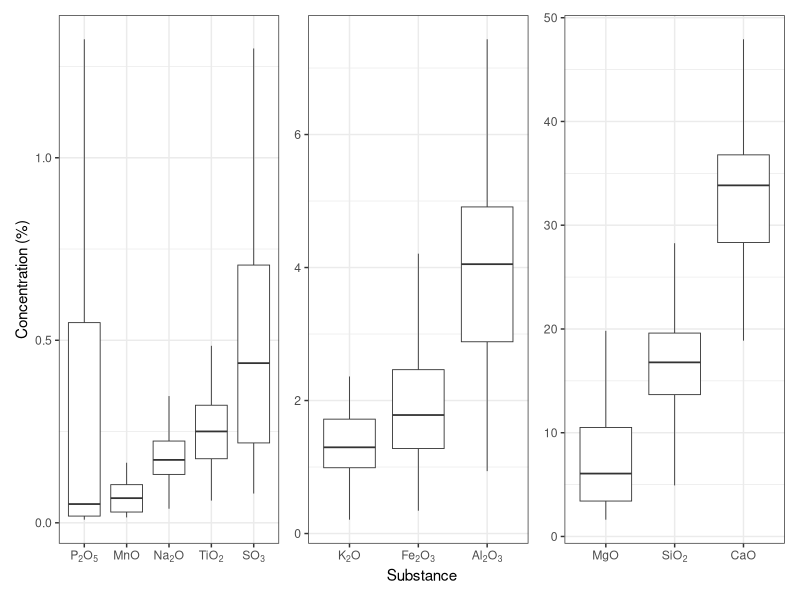
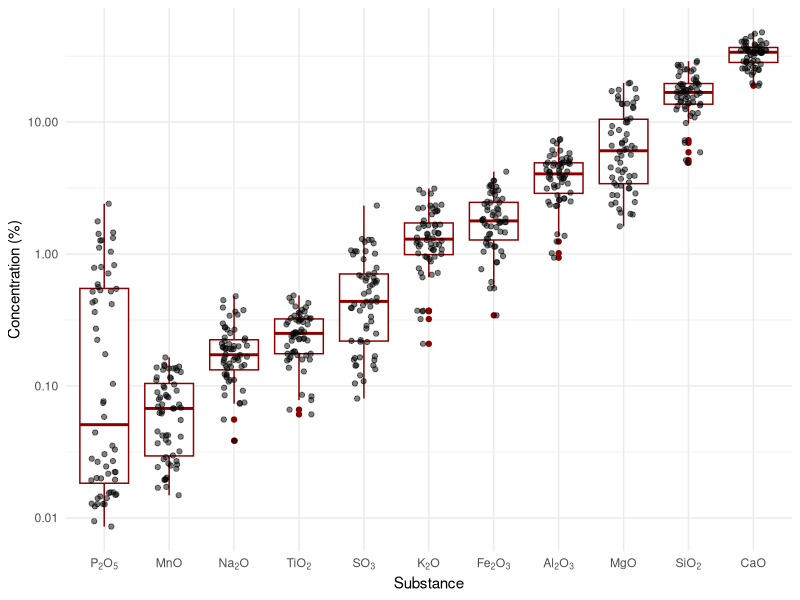
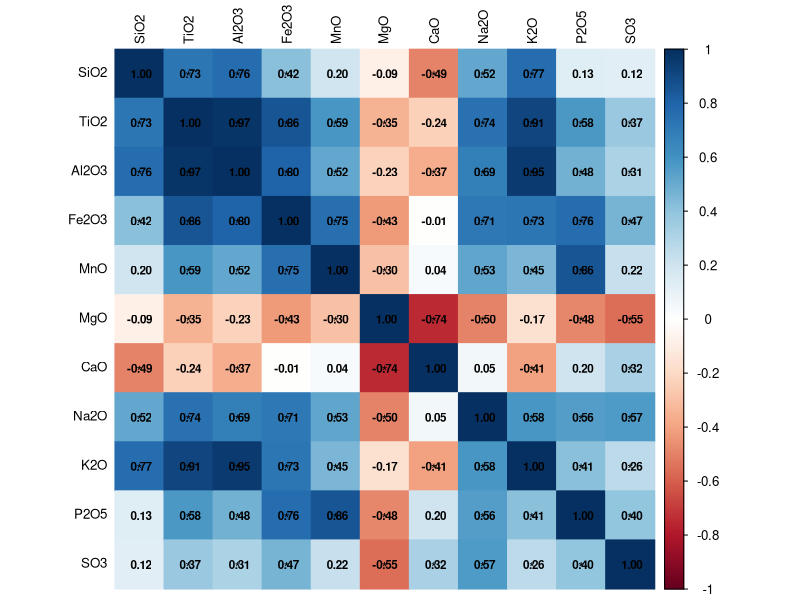
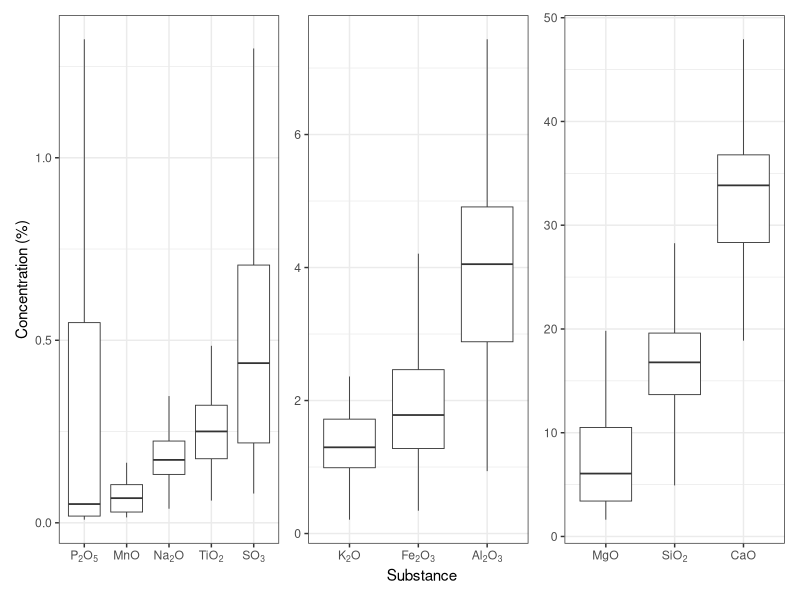

Source code (R) for these figures, in order: (Note: this script raises an error after producing the figures.)
## ---- chunk 1
knitr::opts_chunk$set(echo = TRUE,warning = FALSE, message = FALSE)

# Load required libraries
library(tidyverse)
library(ggplot2)
library(readxl)
library(patchwork)
library(corrplot)
library(Hmisc)
## ---- chunk 2
# Load data from input folder

dt_fines <- read_excel("input/Fines_Sample_data.xlsx",
    sheet = "XRF", skip = 1)

## ---- chunk 3
# Summary statistics
summary(dt_fines)



names(dt_fines) <- c("Mineralresource", "Deposit", "Samplenumber", "LOI950°C", "SiO2", "TiO2", "Al2O3",
"Fe2O3", "MnO", "MgO", "CaO", "Na2O", "K2O", "P2O5",
"SO3")


## ---- chunk 4

# format data for plotting
# pivot longer, excluding non-numeric columns

#exclude LOI950°C 
dt_fines_long <- dt_fines %>%  select(-c("LOI950°C"))

dt_fines_long <- dt_fines_long %>%
  pivot_longer(cols = c("SiO2", "TiO2", "Al2O3",
"Fe2O3", "MnO", "MgO", "CaO", "Na2O", "K2O", "P2O5",
"SO3"),
               names_to = "Substance",
               values_to = "Concentration")

# create boxplot, sort x-axis by median concentration
#plot  MgO, SiO2, CaO separately due to scale issues
#start with these

subs_high <- c("MgO",  "SiO2",  "CaO")
subs_medium <- c("Al2O3", "Fe2O3", "K2O")
subs_low <- c("TiO2", "MnO", "P2O5", "Na2O", "SO3")

#refactor the three plots below into a function


## ---- chunk 5

# Create a named vector for chemical formula labels with subscripts
chem_labels <- c(
  "SiO2" = expression(SiO[2]),
  "TiO2" = expression(TiO[2]),
  "Al2O3" = expression(Al[2]*O[3]),
  "Fe2O3" = expression(Fe[2]*O[3]),
  "MnO" = expression(MnO),
  "MgO" = expression(MgO),
  "CaO" = expression(CaO),
  "Na2O" = expression(Na[2]*O),
  "K2O" = expression(K[2]*O),
  "P2O5" = expression(P[2]*O[5]),
  "SO3" = expression(SO[3])
)

boxplot_fines <- function(substances){
  ggplot(dt_fines_long %>% filter(Substance %in% substances),
         aes(x = reorder(Substance, Concentration, FUN = median), y = Concentration)) +
    geom_boxplot(outliers = F,
                 size=0.3) +
    labs(x = "Substance",
         y = "Concentration (%)") +
    scale_x_discrete(labels = chem_labels) +
    theme_bw()
  #  geom_jitter(size = 0.1, alpha = 0.5)
}


a <- boxplot_fines(subs_low)

b <- boxplot_fines(subs_medium)
   
c <- boxplot_fines(subs_high)

  
  

(a + b + c) + plot_layout(nrow = 1, guides = "collect",axes = "collect")
  #apply theme_bw to all plots
  


#sace to file (png, width=12in, height=6in, res=300)

ggsave("output/boxplot_xrf_fines.png", width = 12, height = 6, dpi = 300, scale=0.6)
  




## ---- chunk 6

# create boxplot with log y-axis, sort x-axis by median concentration
a_log <- ggplot(dt_fines_long,
       aes(x = reorder(Substance, Concentration, FUN = median), y = Concentration
)) +
  geom_boxplot(color = "darkred") +
  labs(x = "Substance",
       y = "Concentration (%)") +
  theme_minimal()+
  geom_jitter(width = 0.2, alpha = 0.5) +
  scale_y_log10() +
  scale_x_discrete(labels = chem_labels)
a_log



## ---- chunk 7
# Correlation plots between constituents

# Select only the constituent columns (excluding metadata columns)
constituents <- dt_fines %>%
  select(SiO2, TiO2, Al2O3, Fe2O3, MnO, MgO, CaO, Na2O, K2O, P2O5, SO3)

# Calculate Spearman correlation matrix
cor_matrix <- cor(constituents, method = "spearman", use = "complete.obs")

# Calculate p-values for Spearman correlation using Hmisc
cor_result <- rcorr(as.matrix(constituents), type = "spearman")
p_matrix <- cor_result$P

# Create correlation plot
corrplot(cor_matrix, 
         method = "color",           # Fill tiles with colors
         type = "full",              # Show both upper and lower triangle
         col = COL2('RdBu', 200),    # Standard blue to red color scheme
         tl.col = "black",           # Text label color: black
         addCoef.col = "black",      # Coefficient text color: black
         p.mat = p_matrix,           # P-value matrix for significance
         sig.level = 0.05,           # Alpha = 0.05
         insig = "label_sig",        # Add significance labels (* for p < 0.05)
         pch.cex = 0.9,              # Size of significance markers
         pch.col = "black",          # Color of significance markers
         number.cex = 0.7,           # Size of correlation coefficients
         tl.cex = 0.8)               # Size of text labels
